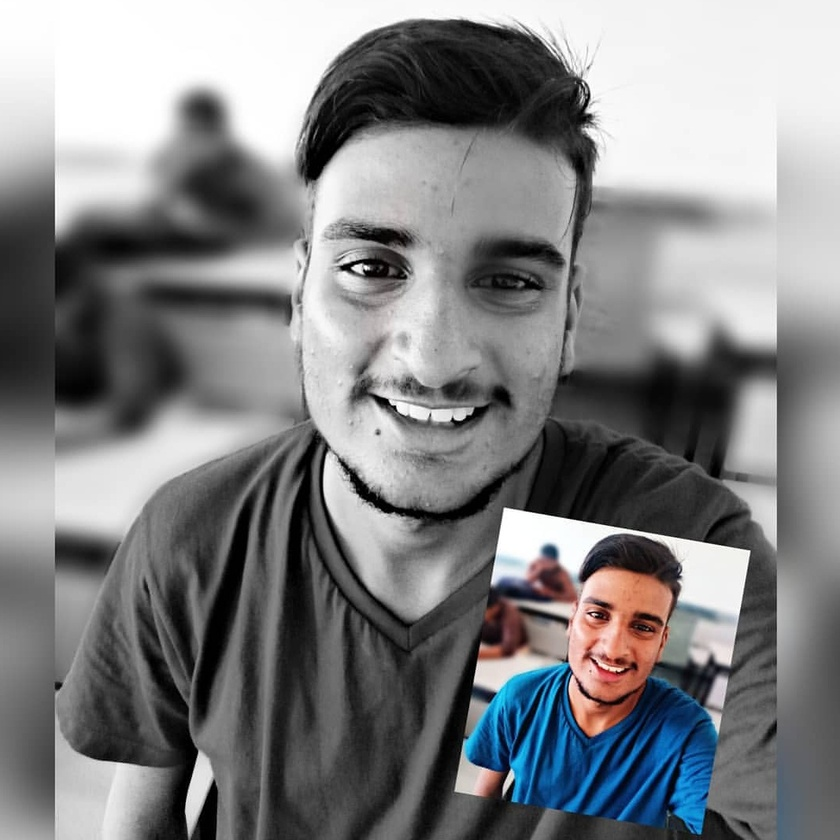
#> input picture gaurav.jpg, 840 x 840 px, shrunk from 1067 x 1067 before the run, found by its file name
$ python image-face-detection.py
#> lines starting #> are read from the running program, lines starting #| are printed output that depends on the picture; after the words box and inside, x2 and y2 are one past the last pixel; in counts of white or black regions, pixels touching at a corner belong together
from cv2 import cv2
from random import randrange

# load some pre-trained data on face frontals from opencv
trained_face_data = cv2.CascadeClassifier(r'C:\Users\Gaurav\Desktop\Projects\Face Detection\haarcascade_frontalface_default.xml')

# image to detect faces
img = cv2.imread(r'C:\Users\Gaurav\Desktop\Projects\Face Detection\gaurav.jpg')
#> img is the input picture: shape (840, 840, 3); mean B, G, R 131.2, 129.5, 128.6

grayscaled_img = cv2.cvtColor(img, cv2.COLOR_BGR2GRAY)
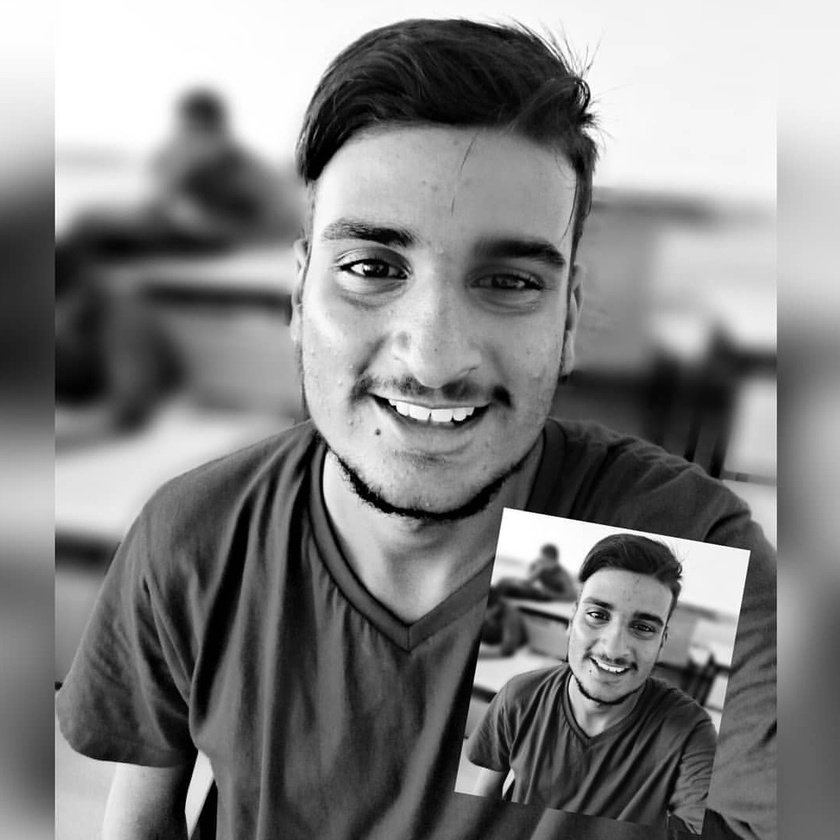
#> grayscaled_img: shape (840, 840); min 0, max 255, mean 129.4

# Detect faces
face_coordinates = trained_face_data.detectMultiScale(grayscaled_img)
#> face_coordinates = [[662, 590, 70, 70], [554, 566, 134, 134], [253, 117, 379, 379]]

# print(face_coordinates)

# Draw rectangle around the image
for (x, y, w, h) in face_coordinates:
    cv2.rectangle(img, (x, y), (x+w, y+h), (randrange(256), randrange(256),randrange(256)), 5)
#> this loop made 3 passes
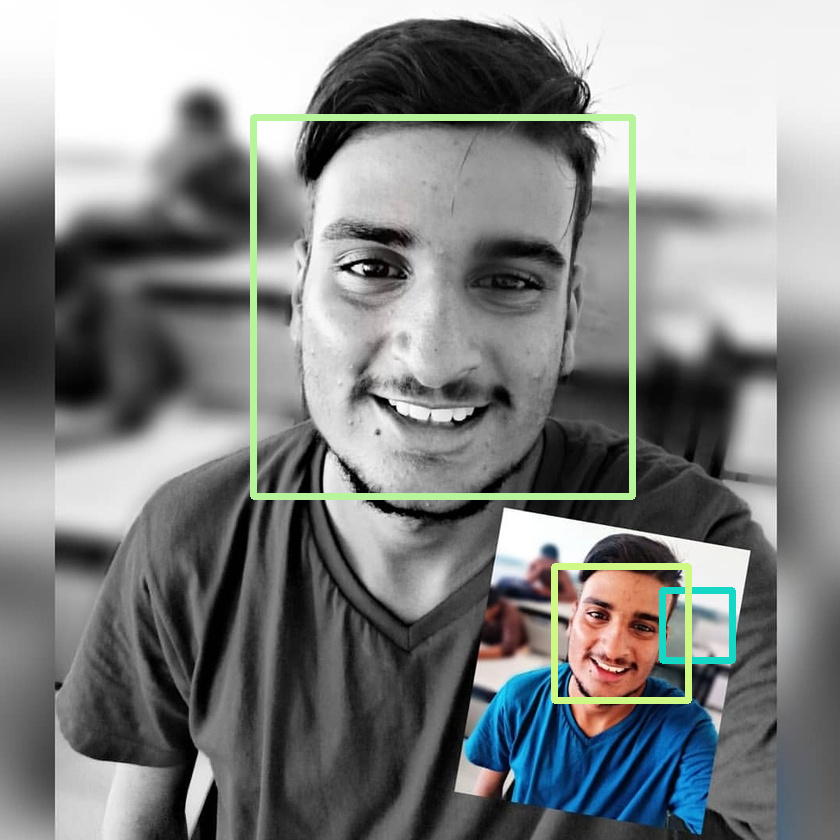
#> img: shape (840, 840, 3); 2.29% of pixels changed, all inside (x1, y1, x2, y2) = (250, 114, 736, 704)

# Display the images with faces
cv2.imshow('Face Detector', img)
cv2.waitKey()


print("Code Completed")
